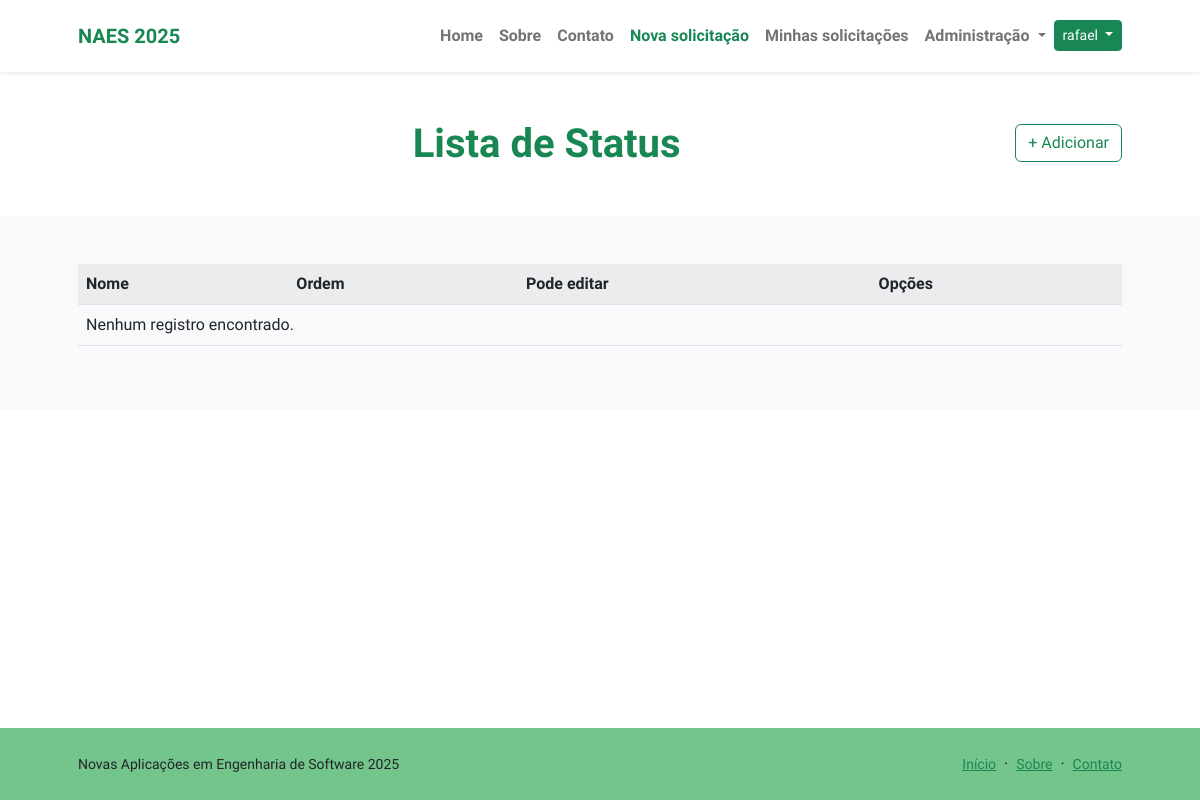
Before: /protocolo/listar/status/ (signed in) with the older database file.
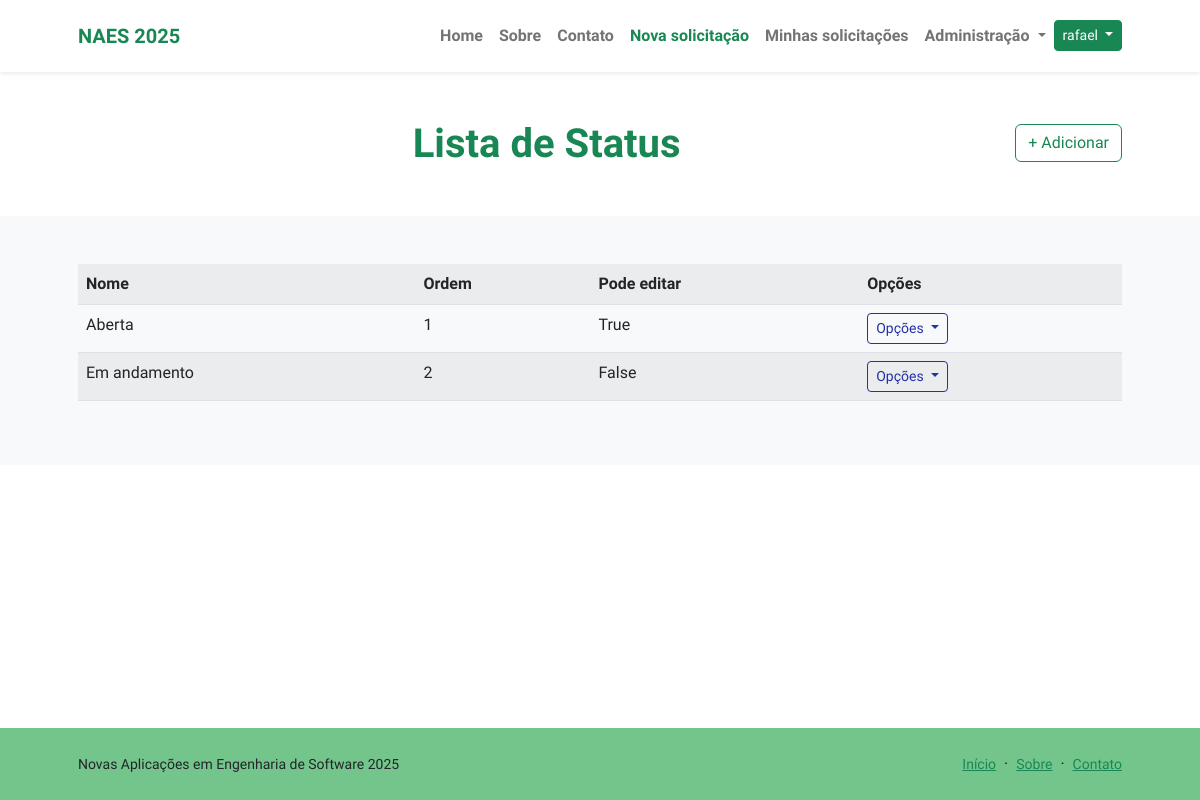
After: the same page with the newer database file.
### protocolos/models.py (models this page shows, shortened)
class Status(models.Model):
    nome = models.CharField(max_length=100)
    ordem = models.PositiveIntegerField(unique=True)
    pode_editar = models.BooleanField(default=False)
    class Meta:
        verbose_name_plural = "Status"
        ordering = ["nome"]

### protocolos/views.py (the view)
# urls.py: path("listar/status/", StatusList.as_view(), name="listar-status"),
class StatusList(LoginRequiredMixin, ListView):
    template_name = "protocolos/listas/status.html"
    model = Status
    ordering = ["ordem"]

### protocolos/templates/protocolos/listas/status.html (shortened to what this page needs)
{% extends "paginasweb/modelos/index.html" %}
{% load static %}
{% block header %}
<div class="text-center">
    <h1 class="display-6 fw-bolder mb-4">
        <span class="text-success d-inline">
            Lista de Status
        </span>
        <a href="{% url "cadastrar-status" %}" class="mt-1 btn btn-outline-success float-lg-end">
            + Adicionar
        </a>
    </h1>
</div>
{% endblock header %}
{% block conteudo %}
<div>
    <table class="table table-striped">
        <tr>
            <th>Nome</th>
            <th>Ordem</th>
            <th>Pode editar</th>
            <th>Opções</th>
        </tr>
        {% for object in object_list %}
        <tr>
            <td>{{ object.nome }}</td>
            <td>{{ object.ordem }}</td>
            <td>{{ object.pode_editar }}</td>
            <td>
                <div class="dropdown">
                    <button class="btn btn-outline-primary btn-sm dropdown-toggle" type="button" data-bs-toggle="dropdown" aria-expanded="false">
                        Opções
                    </button>
                </div>
            </td>
        </tr>
        {% empty %}
        <tr>
            <td colspan="4">Nenhum registro encontrado.</td>
        </tr>
        {% endfor %}
    </table>
</div>
{% endblock conteudo %}

Changed rows visible on the page:
added Status: nome "Aberta", ordem "1", pode_editar "True"
added Status: nome "Em andamento", ordem "2", pode_editar "False"
Other visible differences:
text no longer shown: "Nenhum registro encontrado."
